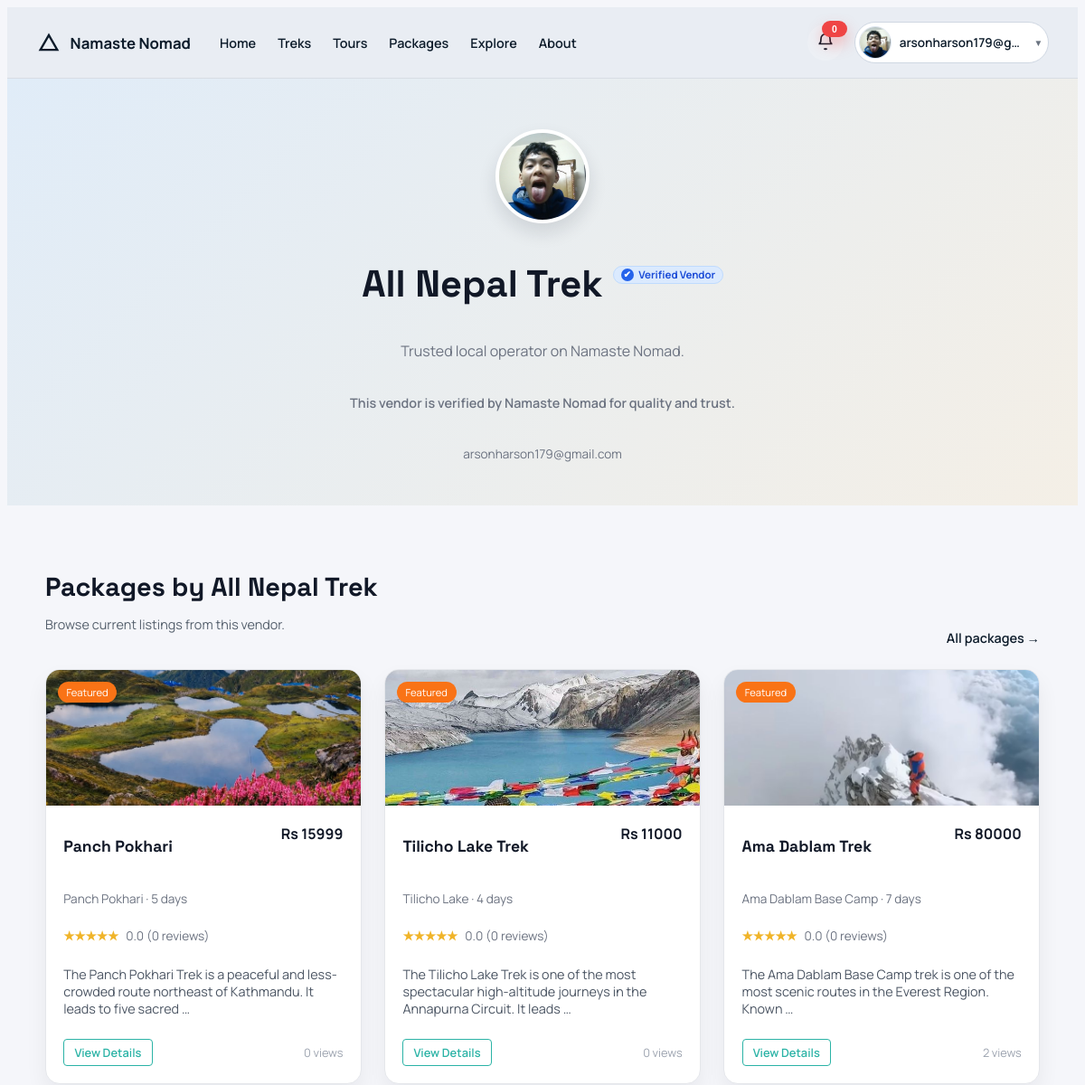
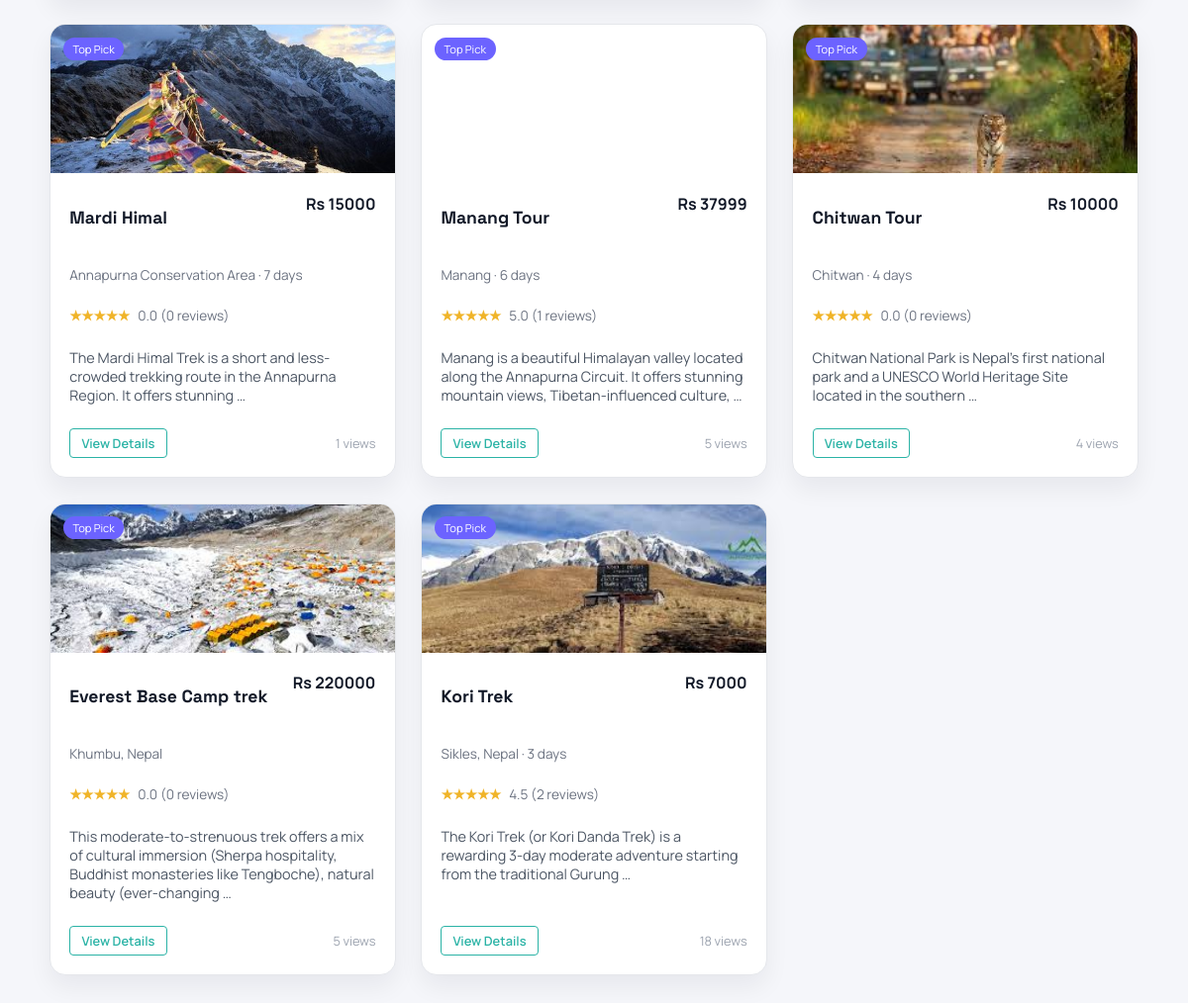
The page /accounts/vendors/6/ (signed in) on the database its author committed (2 pictures, top to bottom).
### accounts/models.py (models this page shows, shortened)
class User(AbstractUser):
    USER_TYPE_CHOICES = (
        ('vendor', 'Vendor'),
        ('traveler', 'Traveler'),
        ('admin', 'Admin'),
    )
    user_type = models.CharField(max_length=10, choices=USER_TYPE_CHOICES)
    phone = models.CharField(max_length=20, blank=True, null=True)
    is_verified = models.BooleanField(default=False)
    wants_promotions = models.BooleanField(default=False)

class VendorProfile(models.Model):
    user = models.OneToOneField(User, on_delete=models.CASCADE, related_name='vendor_profile')
    business_name = models.CharField(max_length=255)
    owner_name = models.CharField(max_length=255)
    tagline = models.CharField(max_length=255, blank=True)
    website = models.URLField(blank=True)
    license_number = models.CharField(max_length=100, blank=True)
    business_address = models.TextField(blank=True)
    description = models.TextField(blank=True)
    bank_name = models.CharField(max_length=120, blank=True)
    account_number = models.CharField(max_length=120, blank=True)
    routing_number = models.CharField(max_length=120, blank=True)
    paypal_email = models.EmailField(blank=True)
    logo = models.ImageField(upload_to='vendor_logos/', blank=True, null=True)
    cover_image = models.FileField(upload_to='vendor_covers/', blank=True, null=True)
    business_license = models.FileField(upload_to='licenses/', blank=True, null=True)
    document = models.FileField(upload_to='vendor_documents/', blank=True, null=True)
    is_approved = models.BooleanField(default=False)
    is_verified = models.BooleanField(default=False)
    created_at = models.DateTimeField(auto_now_add=True)

### core/models.py (models this page shows, shortened)
class Package(models.Model):
    DIFFICULTY_CHOICES = (
        ('easy', 'Easy'),
        ('moderate', 'Moderate'),
        ('challenging', 'Challenging'),
        ('expedition', 'Expedition'),
    )
    CATEGORY_TREK = 'TREK'
    CATEGORY_TOUR = 'TOUR'
    CATEGORY_CHOICES = (
        (CATEGORY_TREK, 'Trek'),
        (CATEGORY_TOUR, 'Tour'),
    )
    vendor = models.ForeignKey(
        settings.AUTH_USER_MODEL,
        on_delete=models.CASCADE,
        related_name='vendor_packages',
    )
    title = models.CharField(max_length=200)
    category = models.CharField(max_length=10, choices=CATEGORY_CHOICES, default=CATEGORY_TREK)
    location = models.CharField(max_length=120, blank=True)
    location_name = models.CharField(max_length=255, blank=True)
    latitude = models.FloatField(blank=True, null=True)
    longitude = models.FloatField(blank=True, null=True)
    description = models.TextField(blank=True)
    itinerary = models.TextField(blank=True)
    inclusions = models.TextField(blank=True)
    exclusions = models.TextField(blank=True)
    duration_days = models.PositiveSmallIntegerField(blank=True, null=True)
    difficulty = models.CharField(max_length=20, choices=DIFFICULTY_CHOICES, blank=True)
    group_size = models.PositiveSmallIntegerField(blank=True, null=True)
    available_slots = models.PositiveIntegerField(default=10)
    available_from = models.DateField(blank=True, null=True)
    available_until = models.DateField(blank=True, null=True)
    best_season = models.CharField(max_length=100, blank=True)
    image_url = models.URLField(blank=True)
    has_guide = models.BooleanField(default=False)
    includes_meals = models.BooleanField(default=False)
    includes_accommodation = models.BooleanField(default=False)
    includes_transport = models.BooleanField(default=False)
    includes_permits = models.BooleanField(default=False)
    price = models.DecimalField(
        max_digits=10,
        decimal_places=2,
        validators=[MinValueValidator(0)],
    )
    is_active = models.BooleanField(default=True)
    is_featured = models.BooleanField(default=False)
    views_count = models.PositiveIntegerField(default=0)
    created_at = models.DateTimeField(auto_now_add=True)
    @property
    def name(self):
        return self.title

class PackageImage(models.Model):
    package = models.ForeignKey(Package, on_delete=models.CASCADE, related_name='images')
    image = models.ImageField(upload_to='package_images/')
    order = models.PositiveIntegerField(default=0)
    created_at = models.DateTimeField(auto_now_add=True)
    class Meta:
        ordering = ('order', 'created_at', 'id')

### accounts/views/profile_views.py (the view)
# urls.py: path('vendors/<int:vendor_id>/', vendor_public_profile, name='vendor_public_profile'),
def vendor_public_profile(request, vendor_id):
    vendor = get_object_or_404(
        User.objects.select_related('vendor_profile'),
        id=vendor_id,
        user_type='vendor',
    )
    profile = _get_vendor_profile(vendor)
    packages = (
        Package.objects.filter(vendor=vendor, is_active=True).select_related('vendor', 'vendor__vendor_profile')
        .prefetch_related('images')
        .annotate(
            review_count=Count('reviews', distinct=True),
            avg_rating=Avg('reviews__rating'),
        )
        .order_by('-created_at')
    )
    return render(request, 'accounts/vendor_public_profile.html', {
        'vendor': vendor,
        'vendor_profile': profile,
        'packages': packages,
    })

### accounts/templates/accounts/vendor_public_profile.html (shortened to what this page needs)
{% load static %}
<!DOCTYPE html>
<html lang="en">
<head>
    <link rel="stylesheet" href="{% static 'css/landing.css' %}">
    <link rel="stylesheet" href="{% static 'css/packages.css' %}">
    <link rel="stylesheet" href="{% static 'css/vendor_public.css' %}?v=20260311a">
    <link rel="stylesheet" href="{% static 'css/notifications.css' %}?v=20260313a">
    <link rel="stylesheet" href="{% static 'css/wishlist.css' %}?v=20260315a">
</head>
<body class="packages-body">
    <nav class="landing-nav">
        <div class="nav-container">
            <a class="nav-brand" href="{% url 'home' %}">
                <svg width="28" height="28" viewBox="0 0 24 24" fill="none" stroke="currentColor" stroke-width="2">
                    <path d="M4 19l8-14 8 14H4z"/>
                </svg>
                <span>Namaste Nomad</span>
            </a>
            <div class="nav-menu">
                <a href="{% url 'home' %}">Home</a>
                <a href="{% url 'package_treks' %}">Treks</a>
                <a href="{% url 'package_tours' %}">Tours</a>
                <a href="{% url 'package_list' %}">Packages</a>
                <a href="{% url 'community_feed' %}">Explore</a>
                <a href="{% url 'about' %}">About</a>
            </div>
            {% include "core/includes/public_nav_actions.html" %}
        </div>
    </nav>
    <header class="packages-hero">
        <div class="packages-hero-content vendor-public-hero">
            {% if vendor_profile and vendor_profile.logo %}
                <img class="vendor-logo" src="{{ vendor_profile.logo.url }}" alt="{{ vendor_profile.business_name|default:vendor.username }} logo">
            {% endif %}
            <div class="vendor-title-row">
                <h1>{{ vendor_profile.business_name|default:vendor.get_full_name|default:vendor.username }}</h1>
                {% if vendor_profile and vendor_profile.is_verified %}
                    <span class="verified-badge verified-badge--inline">
                        <span class="verified-badge-icon">✔</span>
                        <span>Verified Vendor</span>
                    </span>
                {% endif %}
            </div>
            <p>{{ vendor_profile.tagline|default:"Trusted local operator on Namaste Nomad." }}</p>
            {% if vendor_profile and vendor_profile.is_verified %}
                <p class="verified-note">This vendor is verified by Namaste Nomad for quality and trust.</p>
            {% endif %}
            <div class="vendor-meta">
                {% if vendor.email %}
                    <span>{{ vendor.email }}</span>
                {% endif %}
            </div>
        </div>
    </header>
    <section class="packages-section">
        <div class="section-header">
            <div>
                <h2 class="section-title">Packages by {{ vendor_profile.business_name|default:vendor.get_full_name|default:vendor.username }}</h2>
                <p class="section-subtitle">Browse current listings from this vendor.</p>
            </div>
            <a class="link-arrow" href="{% url 'package_list' %}">All packages</a>
        </div>
        <div class="packages-grid">
            {% if packages %}
                {% for package in packages %}
                    <article class="package-card">
                        {% with cover=package.images.all|first %}
                            <div class="package-image" {% if cover %}style="background-image: url('{{ cover.image.url }}');"{% elif package.image_url %}style="background-image: url('{{ package.image_url }}');"{% endif %}>
                                <span class="package-pill {% if package.is_featured %}featured{% endif %}">
                                    {% if package.is_featured %}Featured{% else %}Top Pick{% endif %}
                                </span>
                            </div>
                        {% endwith %}
                        <div class="package-body">
                            <div class="package-title-row">
                                <h2>{{ package.title }}</h2>
                                <span class="package-price">Rs {{ package.price|floatformat:0 }}</span>
                            </div>
                            <p class="package-meta">
                                {{ package.location|default:"Nepal" }}
                                {% if package.duration_days %} · {{ package.duration_days }} days{% endif %}
                            </p>
                            <div class="package-rating">
                                <span class="stars">★★★★★</span>
                                <span>{{ package.avg_rating|default:0|floatformat:1 }} ({{ package.review_count|default:0 }} reviews)</span>
                            </div>
                            <p class="package-desc">
                                {{ package.description|default:"Customizable trek package with local guide support."|truncatewords:18 }}
                            </p>
                            <div class="package-actions">
                                <a href="{% url 'package_detail' package.id %}" class="btn-outline-dark">View Details</a>
                                <span class="package-views">{{ package.views_count }} views</span>
                            </div>
                        </div>
                    </article>
                {% endfor %}
            {% else %}
                <div class="packages-empty">No packages listed yet.</div>
            {% endif %}
        </div>
    </section>
</body>
</html>

### core/templates/core/includes/public_nav_actions.html (shortened to what this page needs)
{% load static %}
<div class="nav-actions">
    {% include "accounts/includes/notification_bell.html" %}
    {% if request.user.is_authenticated %}
        <details class="nav-user-menu">
            <summary class="nav-user-trigger" aria-label="Open profile menu">
                <span class="nav-user-avatar">
                    {% if nav_avatar_url %}
                        <img src="{{ nav_avatar_url }}" alt="{{ nav_display_name }} avatar">
                    {% else %}
                        <img src="{% static 'images/default-avatar.svg' %}" alt="Default avatar">
                    {% endif %}
                </span>
                <span class="nav-user-name">{{ nav_display_name }}</span>
                <span class="nav-user-caret" aria-hidden="true">▼</span>
            </summary>
        </details>
    {% else %}
        <a href="{% url 'admin_login' %}" class="btn-ghost">Admin</a>
        <a href="{% url 'account_login_choice' %}" class="btn-ghost">Sign In</a>
        <a href="{% url 'account_register_choice' %}" class="btn-dark">Sign Up</a>
    {% endif %}
</div>

### rows shown on the page
User: username "arsonharson179@g…", email "arsonharson179@gmail.com"
VendorProfile: logo (picture), business_name "All Nepal Trek", tagline "Trusted local operator on Namaste Nomad."
Package: images.image (picture), is_featured "Featured", title "Panch Pokhari", price "15999", location "Panch Pokhari", duration_days "5", avg_rating "0.0", review_count "0", description "The Panch Pokhari Trek is a peaceful and less-crowded route northeast of Kathmandu. It leads to five sacred …", views_count "0"
Package: images.image (picture), is_featured "Featured", title "Tilicho Lake Trek", price "11000", location "Tilicho Lake", duration_days "4", avg_rating "0.0", review_count "0", description "The Tilicho Lake Trek is one of the most spectacular high-altitude journeys in the Annapurna Circuit. It leads …", views_count "0"
Package: images.image (picture), is_featured "Featured", title "Ama Dablam Trek", price "80000", location "Ama Dablam Base Camp", duration_days "7", avg_rating "0.0", review_count "0", description "The Ama Dablam Base Camp trek is one of the most scenic routes in the Everest Region. Known …", views_count "2"
Package: images.image (picture), is_featured "Top Pick", title "Mardi Himal", price "15000", location "Annapurna Conservation Area", duration_days "7", avg_rating "0.0", review_count "0", description "The Mardi Himal Trek is a short and less-crowded trekking route in the Annapurna Region. It offers stunning …", views_count "1"
Package: is_featured "Top Pick", title "Manang Tour", price "37999", location "Manang", duration_days "6", avg_rating "5.0", review_count "1", description "Manang is a beautiful Himalayan valley located along the Annapurna Circuit. It offers stunning mountain views, Tibetan-influenced culture, …", views_count "5"
Package: images.image (picture), is_featured "Top Pick", title "Chitwan Tour", price "10000", location "Chitwan", duration_days "4", avg_rating "0.0", review_count "0", description "Chitwan National Park is Nepal’s first national park and a UNESCO World Heritage Site located in the southern …", views_count "4"
Package: images.image (picture), is_featured "Top Pick", title "Everest Base Camp trek", price "220000", location "Khumbu, Nepal", avg_rating "0.0", review_count "0", description "This moderate-to-strenuous trek offers a mix of cultural immersion (Sherpa hospitality, Buddhist monasteries like Tengboche), natural beauty (ever-changing …", views_count "5"
Package: images.image (picture), is_featured "Top Pick", title "Kori Trek", price "7000", location "Sikles, Nepal", duration_days "3", avg_rating "4.5", review_count "2", description "The Kori Trek (or Kori Danda Trek) is a rewarding 3-day moderate adventure starting from the traditional Gurung …", views_count "18"

### other values the page prints
{{ notifications_unread_count|default:0 }} "0"
